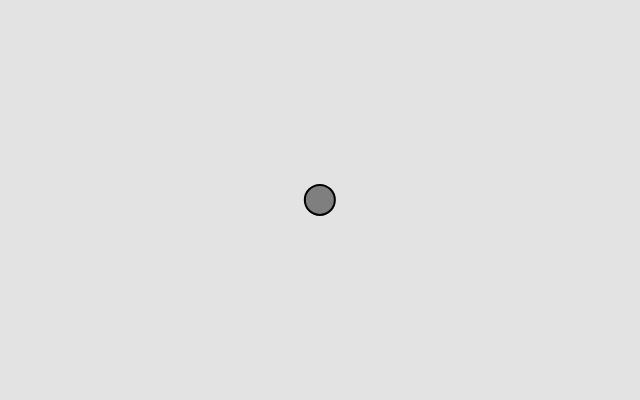
Frame 1 (no input)
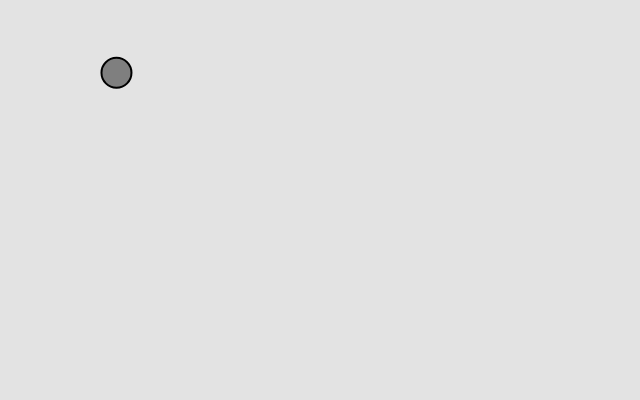
Frame 60 (no input)
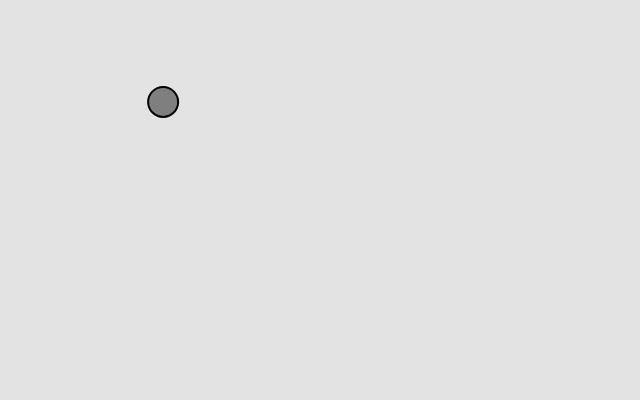
Frame 120 (the mouse pressed at the canvas centre since frame 60)

The p5.js sketch that drew these frames (run headless with seeded random() and noise() and a simulated clock; from frame 60 on, the mouse is pressed at the canvas centre):

// p5.js sketch
// ── sketch.js
/* 
  Author Michael Houmann
  Created April 26 2025

  In this next example, to emphasize the math, We are going to write the code using normalize() and mult(), but this is likely the last time we will do that. You’ll find setMag() in examples going forward.

  Example 1.10: Accelerating Toward the Mouse
*/

// Global variable for the mover
let mover;

function setup() {
  createCanvas(640, 400);

  // Instantiate the mover
  mover = new Mover();
}

  function draw() {
    background(227);

    mover.move();
    mover.show();
  }
  
// ── mover.js
// Class for the mover
class Mover {
  constructor() {
    this.position = createVector(width / 2, height / 2);
    this.velocity = createVector();
    this.acceleration = createVector();
    this.maxSpeed = 5;
  }

  // Move the mover
  move() {
    // We create a vector for the position of the mouse pointer
    let mouse = createVector(mouseX, mouseY);
    // Calculate the direction
    let dir = p5.Vector.sub(mouse, this.position);
    // Normalize the direction
    dir.normalize();
    // Scale the direction
    dir.mult(0.2)
    // The last two steps could be done with
    // dit.setMag(0.2);

    // Set the acceleration
    this.acceleration = dir;

    // Add the acceleration to velocity
    this.velocity.add(this.acceleration);
    // Set limit for velocity
    this.velocity.limit(this.maxSpeed);
    // Add velocity to position
    this.position.add(this.velocity);
  }

  // Draw the mover
  show() {
    stroke(0)
    strokeWeight(2);
    fill(127);
    circle(this.position.x, this.position.y, 30);
  }
}
